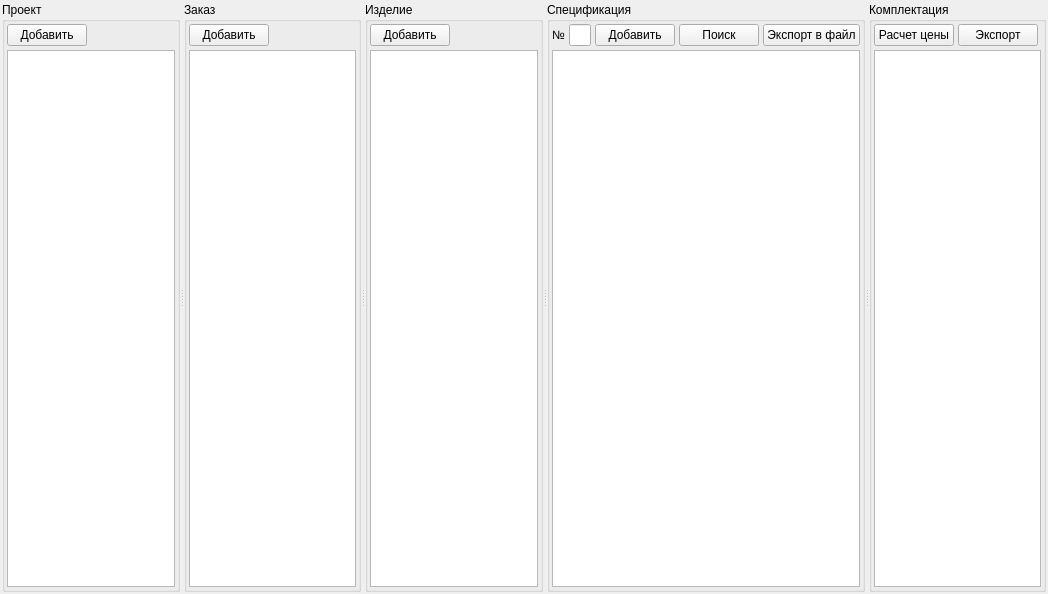
<ui version="4.0" >
 <class>ProektForm</class>
 <widget class="QWidget" name="ProektForm" >
  <property name="geometry" >
   <rect>
    <x>0</x>
    <y>0</y>
    <width>1048</width>
    <height>594</height>
   </rect>
  </property>
  <property name="windowTitle" >
   <string>Form</string>
  </property>
  <layout class="QVBoxLayout" >
   <property name="spacing" >
    <number>2</number>
   </property>
   <property name="leftMargin" >
    <number>2</number>
   </property>
   <property name="topMargin" >
    <number>2</number>
   </property>
   <property name="rightMargin" >
    <number>2</number>
   </property>
   <property name="bottomMargin" >
    <number>2</number>
   </property>
   <item>
    <widget class="QSplitter" name="splitter" >
     <property name="orientation" >
      <enum>Qt::Horizontal</enum>
     </property>
     <widget class="QGroupBox" name="groupBox" >
      <property name="title" >
       <string>Проект</string>
      </property>
      <layout class="QVBoxLayout" >
       <property name="spacing" >
        <number>4</number>
       </property>
       <property name="leftMargin" >
        <number>2</number>
       </property>
       <property name="topMargin" >
        <number>2</number>
       </property>
       <property name="rightMargin" >
        <number>2</number>
       </property>
       <property name="bottomMargin" >
        <number>2</number>
       </property>
       <item>
        <layout class="QHBoxLayout" >
         <item>
          <widget class="QPushButton" name="pb_proekt_add" >
           <property name="text" >
            <string>Добавить</string>
           </property>
           <property name="icon" >
            <iconset resource="../sklad.qrc" >:/icons/icons/add2.png</iconset>
           </property>
           <property name="iconSize" >
            <size>
             <width>12</width>
             <height>12</height>
            </size>
           </property>
          </widget>
         </item>
         <item>
          <spacer>
           <property name="orientation" >
            <enum>Qt::Horizontal</enum>
           </property>
           <property name="sizeHint" >
            <size>
             <width>40</width>
             <height>20</height>
            </size>
           </property>
          </spacer>
         </item>
        </layout>
       </item>
       <item>
        <widget class="QTableWidget" name="tw_proekt" />
       </item>
      </layout>
     </widget>
     <widget class="QGroupBox" name="groupBox_2" >
      <property name="title" >
       <string>Заказ</string>
      </property>
      <layout class="QVBoxLayout" >
       <property name="spacing" >
        <number>4</number>
       </property>
       <property name="leftMargin" >
        <number>2</number>
       </property>
       <property name="topMargin" >
        <number>2</number>
       </property>
       <property name="rightMargin" >
        <number>2</number>
       </property>
       <property name="bottomMargin" >
        <number>2</number>
       </property>
       <item>
        <layout class="QHBoxLayout" >
         <item>
          <widget class="QPushButton" name="pb_zakaz_add" >
           <property name="text" >
            <string>Добавить</string>
           </property>
           <property name="icon" >
            <iconset resource="../sklad.qrc" >:/icons/icons/add2.png</iconset>
           </property>
           <property name="iconSize" >
            <size>
             <width>12</width>
             <height>12</height>
            </size>
           </property>
          </widget>
         </item>
         <item>
          <spacer>
           <property name="orientation" >
            <enum>Qt::Horizontal</enum>
           </property>
           <property name="sizeHint" >
            <size>
             <width>40</width>
             <height>20</height>
            </size>
           </property>
          </spacer>
         </item>
        </layout>
       </item>
       <item>
        <widget class="QTableWidget" name="tw_zakaz" />
       </item>
      </layout>
     </widget>
     <widget class="QGroupBox" name="groupBox_3" >
      <property name="title" >
       <string>Изделие</string>
      </property>
      <layout class="QVBoxLayout" >
       <property name="spacing" >
        <number>4</number>
       </property>
       <property name="leftMargin" >
        <number>2</number>
       </property>
       <property name="topMargin" >
        <number>2</number>
       </property>
       <property name="rightMargin" >
        <number>2</number>
       </property>
       <property name="bottomMargin" >
        <number>2</number>
       </property>
       <item>
        <layout class="QHBoxLayout" >
         <item>
          <widget class="QPushButton" name="pb_izdelie_add" >
           <property name="text" >
            <string>Добавить</string>
           </property>
           <property name="icon" >
            <iconset resource="../sklad.qrc" >:/icons/icons/add2.png</iconset>
           </property>
           <property name="iconSize" >
            <size>
             <width>12</width>
             <height>12</height>
            </size>
           </property>
          </widget>
         </item>
         <item>
          <spacer>
           <property name="orientation" >
            <enum>Qt::Horizontal</enum>
           </property>
           <property name="sizeHint" >
            <size>
             <width>40</width>
             <height>20</height>
            </size>
           </property>
          </spacer>
         </item>
        </layout>
       </item>
       <item>
        <widget class="QTableWidget" name="tw_izdelie" />
       </item>
      </layout>
     </widget>
     <widget class="QGroupBox" name="groupBox_4" >
      <property name="title" >
       <string>Спецификация</string>
      </property>
      <layout class="QVBoxLayout" >
       <property name="spacing" >
        <number>4</number>
       </property>
       <property name="leftMargin" >
        <number>2</number>
       </property>
       <property name="topMargin" >
        <number>2</number>
       </property>
       <property name="rightMargin" >
        <number>2</number>
       </property>
       <property name="bottomMargin" >
        <number>2</number>
       </property>
       <item>
        <layout class="QHBoxLayout" >
         <item>
          <widget class="QLabel" name="label" >
           <property name="text" >
            <string>№</string>
           </property>
          </widget>
         </item>
         <item>
          <widget class="QLineEdit" name="le_sostav" >
           <property name="maximumSize" >
            <size>
             <width>50</width>
             <height>16777215</height>
            </size>
           </property>
          </widget>
         </item>
         <item>
          <widget class="QPushButton" name="pb_sostav_add" >
           <property name="text" >
            <string>Добавить</string>
           </property>
           <property name="icon" >
            <iconset resource="../sklad.qrc" >:/icons/icons/add2.png</iconset>
           </property>
           <property name="iconSize" >
            <size>
             <width>12</width>
             <height>12</height>
            </size>
           </property>
          </widget>
         </item>
         <item>
          <widget class="QPushButton" name="pb_sostav_find" >
           <property name="text" >
            <string>Поиск</string>
           </property>
          </widget>
         </item>
         <item>
          <spacer>
           <property name="orientation" >
            <enum>Qt::Horizontal</enum>
           </property>
           <property name="sizeHint" >
            <size>
             <width>40</width>
             <height>20</height>
            </size>
           </property>
          </spacer>
         </item>
         <item>
          <widget class="QPushButton" name="pb_sostav_export_to_file" >
           <property name="text" >
            <string>Экспорт в файл</string>
           </property>
          </widget>
         </item>
        </layout>
       </item>
       <item>
        <widget class="QTableWidget" name="tw_sostav" />
       </item>
      </layout>
     </widget>
     <widget class="QGroupBox" name="groupBox_5" >
      <property name="title" >
       <string>Комплектация</string>
      </property>
      <layout class="QVBoxLayout" >
       <property name="spacing" >
        <number>4</number>
       </property>
       <property name="leftMargin" >
        <number>2</number>
       </property>
       <property name="topMargin" >
        <number>2</number>
       </property>
       <property name="rightMargin" >
        <number>2</number>
       </property>
       <property name="bottomMargin" >
        <number>2</number>
       </property>
       <item>
        <layout class="QHBoxLayout" >
         <item>
          <widget class="QPushButton" name="pb_kompl_price" >
           <property name="text" >
            <string>Расчет цены</string>
           </property>
          </widget>
         </item>
         <item>
          <widget class="QPushButton" name="pb_kompl_export" >
           <property name="text" >
            <string>Экспорт</string>
           </property>
          </widget>
         </item>
         <item>
          <spacer>
           <property name="orientation" >
            <enum>Qt::Horizontal</enum>
           </property>
           <property name="sizeHint" >
            <size>
             <width>40</width>
             <height>20</height>
            </size>
           </property>
          </spacer>
         </item>
        </layout>
       </item>
       <item>
        <widget class="QTableWidget" name="tw_kompl" />
       </item>
      </layout>
     </widget>
    </widget>
   </item>
  </layout>
 </widget>
 <resources>
  <include location="../sklad.qrc" />
 </resources>
 <connections/>
</ui>
